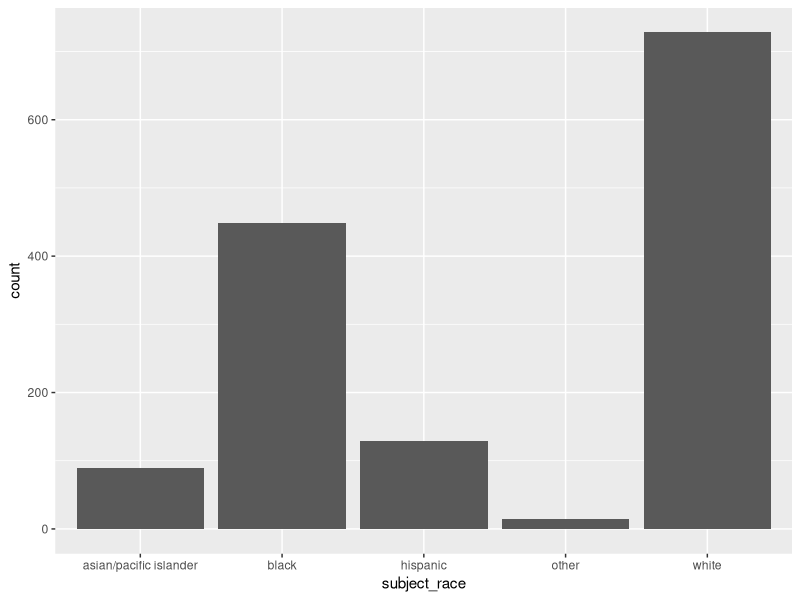
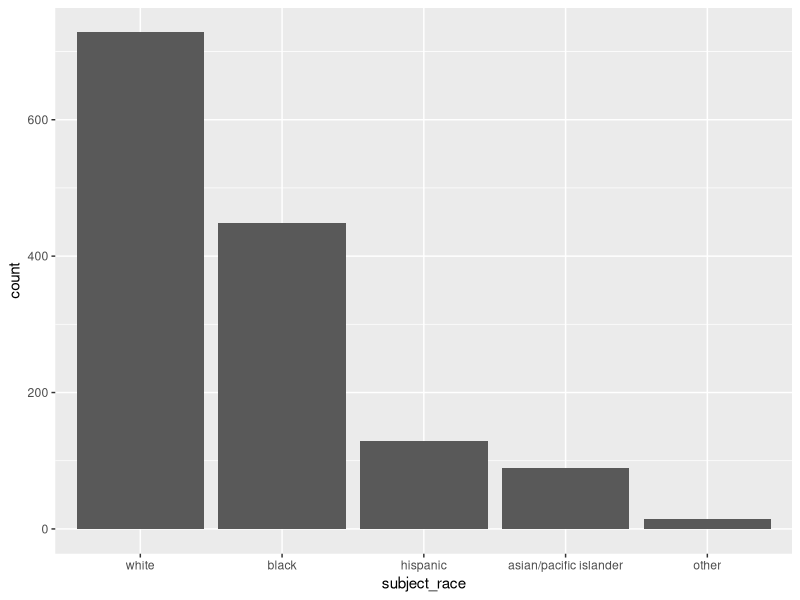

The R script that drew these images, in order:
## ---- chunk 1
knitr::opts_chunk$set(echo = TRUE)
## ---- chunk 2
library(tidyverse)
## ---- chunk 3
evp <- read.csv("data/ev_police_jan.csv")
str(evp)
## ---- chunk 4
library(lubridate)
## ---- chunk 5
my_dates <- c("1/13/2020","1/13/20", "01132020", "1-13-2020", "Jan 13 2020", "Jan. 13, 2020") 
class(my_dates)
my_dates <- mdy(my_dates)
class(my_dates)
## ---- chunk 6
evp$Date <- ymd(evp$date)  # did this in the exercise above
evp$dow <- as.character(wday(evp$Date, label=TRUE))
table(evp$dow)
## ---- chunk 7
ggplot(evp, aes(x=subject_race)) +
  geom_bar()
## ---- chunk 8
evp$subject_race <- factor(evp$subject_race, 
                           levels=c("white", "black", "hispanic", "asian/pacific islander", "other"))
head(evp$subject_race)
table(evp$subject_race)
## ---- chunk 9
answers <- c("Very unhappy", "Somewhat unhappy", "Somewhat happy", "Very happy", 
             "Somewhat unhappy", "Somewhat happy", "Somewhat unhappy", "Somewhat happy",
             "Very happy", "Very unhappy", "Very happy", "Very happy")
answers <- factor(answers, 
                  levels = c("Very unhappy", "Somewhat unhappy", "Somewhat happy", "Very happy"),
                  ordered = TRUE)
answers
## ---- chunk 10
directions <- c("east", "west", "east", "south", "north", "north", "west", "north", "east")
## ---- chunk 11
evp$subject_race <- forcats::fct_infreq(evp$subject_race)
ggplot(evp, aes(x=subject_race)) +
  geom_bar()
## ---- chunk 12
my_colors <- factor(c("red", "blue", "green", "red", "red", "blue", "green"))
my_colors
my_colors[1] <- "pink"
my_colors
## ---- chunk 13
my_colors <- as.character(my_colors)
my_colors[1] <- "pink"
my_colors <- factor(my_colors)
my_colors
## ---- chunk 14
state_data <- list(date_created="2021-12-08",        # single value
                   names = state.name,               # vector
                   abb = state.abb,                  # vector
                   vars = as.data.frame(state.x77),  # data frame
                   center = state.center,            # list
                   "From R built-in datasets")       # single value, unnamed element
state_data              
## ---- chunk 15
length(state_data)
## ---- chunk 16
state_data$names
## ---- chunk 17
state_data[1]
## ---- chunk 18
class(state_data[1])
## ---- chunk 19
state_data[[1]]
## ---- chunk 20
state_data[[5]]
state_data[[5]][1]
state_data[[5]][[1]]
state_data[[5]]$x
## ---- chunk 21
sapply(state_data, length)
## ---- chunk 22

## ---- chunk 23
reg1 <- lm(mpg ~ hp + wt, data=mtcars)  # mtcars is a built-in data set
reg1
## ---- chunk 24
names(reg1)
reg1$coefficients
reg1[[1]]
## ---- chunk 25
x <- sample(c(letters[1:10], NA, NA, NA), 100, TRUE)
## ---- chunk 26
x <- rnorm(100)
## ---- chunk 27

## ---- chunk 28
x <- c(-1, 2, 3, -5, 3, NA, -4, 6)
ifelse(x >= 0, x, 0)  # replace negative values with 0, leave others alone
ifelse(is.na(x), 0, x)  # replace missing values with 0, leave others alone
ifelse(x %% 2 == 0, "even", "odd")  ## remainder of dividing x by 2 is 0 
## ---- chunk 29
x <- c(-1, 2, 3, -5, 3, NA, -4, 6)
x %in% c(1, 2, 3)
x == 1 | x == 2 | x == 3
## ---- chunk 30
state.name
ifelse(state.name %in% c("Alaska", "Hawaii"), NA, state.name)
## ---- chunk 31
paste("Christina", "Maimone")
## ---- chunk 32
paste("Christina", "Maimone", sep="---")
## ---- chunk 33
paste("Christina", "Maimone", sep="")
## ---- chunk 34
paste0("Christina", "Maimone")
## ---- chunk 35
cat(1:10, sep=", ")
cat(letters, sep="\n")
